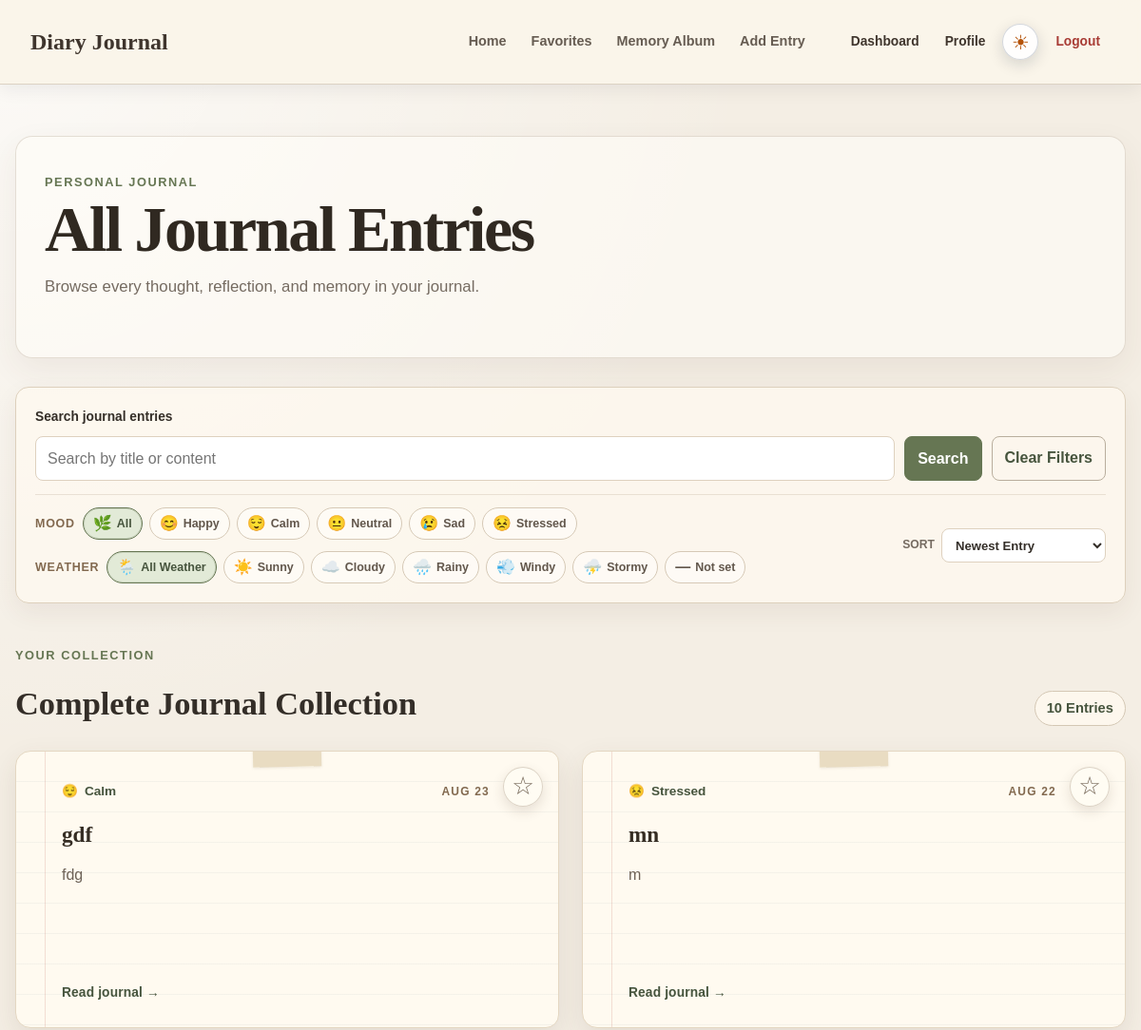
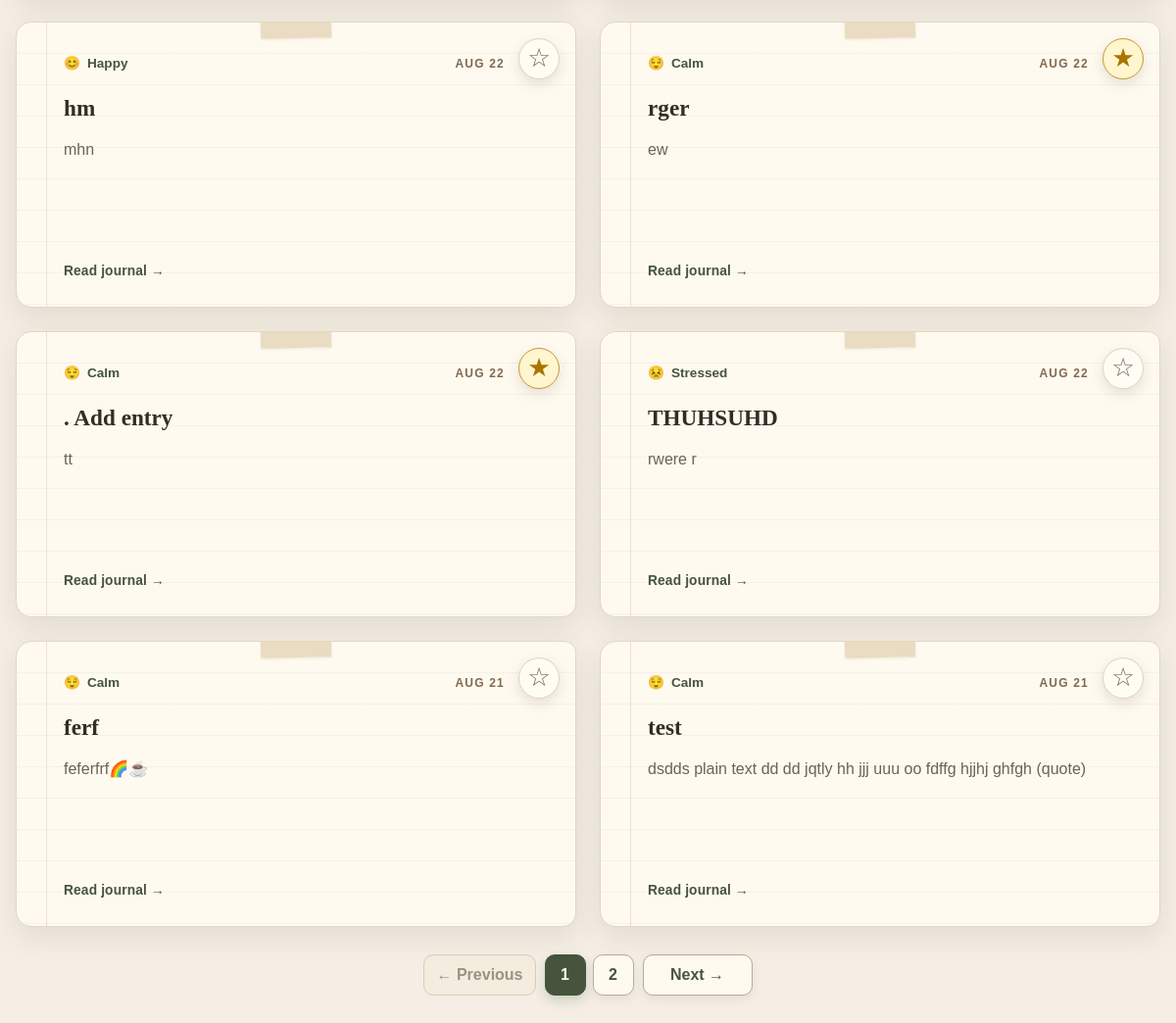
Page /modules/diary/all_entries.php (signed in) on the committed database (2 pictures, top to bottom).
### tables this page shows
CREATE TABLE `diary_entries` (
  `diary_id` int(11) NOT NULL,
  `user_id` int(11) NOT NULL,
  `title` varchar(150) NOT NULL,
  `content` text NOT NULL,
  `mood` varchar(30) NOT NULL,
  `weather` varchar(20) DEFAULT NULL,
  `entry_date` date NOT NULL,
  `created_at` timestamp NOT NULL DEFAULT current_timestamp(),
  `updated_at` timestamp NOT NULL DEFAULT current_timestamp() ON UPDATE current_timestamp(),
  `is_favorite` tinyint(1) NOT NULL DEFAULT 0
);

### modules/diary/all_entries.php (the view, shortened to what the rows shown need)
<?php
require_once __DIR__ . '/../../includes/session_check.php';
require_once __DIR__ . '/../../includes/shared_navbar.php';
require_once __DIR__ . '/../../config/database.php';
require_once __DIR__ . '/diary_model.php';
require_once __DIR__ . '/diary_content.php';
require_once __DIR__ . '/diary_navigation.php';
$entries = getDiaryEntriesForUser($conn, $logged_in_user_id);
$load_error = $entries === false;
$search_term = isset($_GET['search']) && is_string($_GET['search'])
    ? trim($_GET['search'])
    : '';
$search_error = diaryNavigationTextLength($search_term) > diaryNavigationSearchMaxLength()
    ? 'Search keyword must be 100 characters or fewer.'
    : '';
$validated_search_term = $search_error === '' ? $search_term : '';
$allowed_mood_filters = array('Happy', 'Calm', 'Neutral', 'Sad', 'Stressed');
$requested_mood_filter = isset($_GET['mood']) && is_string($_GET['mood'])
    ? $_GET['mood']
    : '';
$mood_filter = in_array($requested_mood_filter, $allowed_mood_filters, true)
    ? $requested_mood_filter
    : '';
$allowed_weather_filters = array('Sunny', 'Cloudy', 'Rainy', 'Windy', 'Stormy', 'not-set');
$requested_weather_filter = isset($_GET['weather']) && is_string($_GET['weather'])
    ? $_GET['weather']
    : '';
$weather_filter = in_array($requested_weather_filter, $allowed_weather_filters, true)
    ? $requested_weather_filter
    : '';
$allowed_sort_values = array('newest', 'oldest', 'updated');
$requested_sort = isset($_GET['sort']) && is_string($_GET['sort'])
    ? $_GET['sort']
    : 'newest';
$sort_value = in_array($requested_sort, $allowed_sort_values, true)
    ? $requested_sort
    : 'newest';
$favorites_only = isset($_GET['favorites'])
    && is_string($_GET['favorites'])
    && $_GET['favorites'] === '1';
$requested_page = isset($_GET['page']) && is_string($_GET['page'])
    ? $_GET['page']
    : '1';
$validated_page = filter_var(
    $requested_page,
    FILTER_VALIDATE_INT,
    array('options' => array('min_range' => 1))
);
$current_page = $validated_page === false ? 1 : (int) $validated_page;
$diary_css_version = filemtime(__DIR__ . '/../../assets/css/diary.css');
function allEntriesEscape($value) {
    return htmlspecialchars((string) $value, ENT_QUOTES, 'UTF-8');
}
function allEntriesFavoriteButton($entry, $csrf_token, $return_to) {
    $is_favorite = isset($entry['is_favorite']) && (int) $entry['is_favorite'] === 1;
    $label = $is_favorite ? 'Remove from favorites' : 'Add to favorites';
    ?>
    <form class="diary-favorite-form" action="favorite_handler.php" method="post">
        <button
            class="diary-favorite-button<?php echo $is_favorite ? ' is-favorite' : ''; ?>"
            type="submit"
            aria-label="<?php echo allEntriesEscape($label); ?>"
            aria-pressed="<?php echo $is_favorite ? 'true' : 'false'; ?>"
            title="<?php echo allEntriesEscape($label); ?>"
        ><?php echo $is_favorite ? '★' : '☆'; ?></button>
    </form>
    <?php
}
function allEntriesContentPreview($content, $limit = 180) {
    $content = diaryContentToPlainText($content);
    $content = trim(preg_replace('/\s+/', ' ', $content));
    if (function_exists('mb_strlen') && function_exists('mb_substr')) {
        return mb_strlen($content, 'UTF-8') > $limit
            ? mb_substr($content, 0, $limit, 'UTF-8') . '...'
            : $content;
    }
    return strlen($content) > $limit
        ? substr($content, 0, $limit) . '...'
        : $content;
}
function allEntriesCardDate($entry_date) {
    $entry_date = (string) $entry_date;
    $date = DateTime::createFromFormat('!Y-m-d', $entry_date);
    return $date && $date->format('Y-m-d') === $entry_date
        ? strtoupper($date->format('M d'))
        : $entry_date;
}
function allEntriesMoodEmoji($mood) {
    $icons = array(
        'Happy' => '😊',
        'Calm' => '😌',
        'Neutral' => '😐',
        'Sad' => '😢',
        'Stressed' => '😣'
    );
    return isset($icons[$mood]) ? $icons[$mood] : '📝';
}
$filtered_entries = $entries;
$filters_active = $validated_search_term !== '' || $mood_filter !== '' || $weather_filter !== '' || $favorites_only;
usort($filtered_entries, function ($first_entry, $second_entry) use ($sort_value) {
    $first_entry_date = isset($first_entry['entry_date']) ? (string) $first_entry['entry_date'] : '';
    $second_entry_date = isset($second_entry['entry_date']) ? (string) $second_entry['entry_date'] : '';
    $first_created_at = isset($first_entry['created_at']) ? (string) $first_entry['created_at'] : '';
    $second_created_at = isset($second_entry['created_at']) ? (string) $second_entry['created_at'] : '';
    if ($sort_value === 'updated') {
        $first_updated_at = isset($first_entry['updated_at']) ? (string) $first_entry['updated_at'] : '';
        $second_updated_at = isset($second_entry['updated_at']) ? (string) $second_entry['updated_at'] : '';
        $updated_comparison = strcmp($second_updated_at, $first_updated_at);
        if ($updated_comparison !== 0) {
            return $updated_comparison;
        }
        $date_comparison = strcmp($second_entry_date, $first_entry_date);
        return $date_comparison !== 0
            ? $date_comparison
            : strcmp($second_created_at, $first_created_at);
    }
    if ($sort_value === 'oldest') {
        $date_comparison = strcmp($first_entry_date, $second_entry_date);
        return $date_comparison !== 0
            ? $date_comparison
            : strcmp($first_created_at, $second_created_at);
    }
    $date_comparison = strcmp($second_entry_date, $first_entry_date);
    return $date_comparison !== 0
        ? $date_comparison
        : strcmp($second_created_at, $first_created_at);
});
$result_count = count($filtered_entries);
$entries_per_page = 8;
$total_pages = max(1, (int) ceil($result_count / $entries_per_page));
$page_offset = ($current_page - 1) * $entries_per_page;
$page_entries = array_slice($filtered_entries, $page_offset, $entries_per_page);
$all_entries_navigation_parameters = array();
$all_entries_context = diaryNavigationBuildReturnTo(
    'all_entries.php',
    $all_entries_navigation_parameters,
    'diary-filters'
);
?>
<!DOCTYPE html>
<html lang="en">
<head>
    <link rel="stylesheet" href="../../assets/css/theme.css">
    <link rel="stylesheet" href="../../assets/css/diary.css?v=<?php echo rawurlencode((string) $diary_css_version); ?>">
</head>
<body class="diary-page diary-home-page diary-all-entries-page">
    <main class="diary-container">
        <section class="diary-home-hero diary-all-entries-hero">
            <header class="diary-list-header">
                <div class="diary-title-group">
                    <h1>All Journal Entries</h1>
                </div>
            </header>
        </section>
        <?php if ($load_error): ?>
            <div class="diary-alert diary-alert-error" role="alert">
                Your journal entries could not be loaded right now. Please try again later.
            </div>
        <?php else: ?>
            <section
                class="diary-library"
                aria-labelledby="all-entries-heading"
                data-diary-result-count="<?php echo allEntriesEscape($result_count); ?>"
                data-diary-current-page="<?php echo allEntriesEscape($current_page); ?>"
                data-diary-total-pages="<?php echo allEntriesEscape($total_pages); ?>"
                data-diary-entries-per-page="<?php echo allEntriesEscape($entries_per_page); ?>"
            >
                <div class="diary-section-heading">
                    <div>
                        <h2 id="all-entries-heading">Complete Journal Collection</h2>
                    </div>
                </div>
                <?php if (empty($filtered_entries)): ?>
                    <?php if ($filters_active): ?>
                        <section class="diary-empty-state diary-search-empty">
                            <span class="diary-empty-icon" aria-hidden="true">🔎</span>
                            <h2>No journal entries found.</h2>
                            <p>Try different filters or clear them to see your complete collection.</p>
                            <a class="diary-button diary-button-secondary" href="all_entries.php#diary-filters">Clear Filters</a>
                        </section>
                    <?php else: ?>
                        <section class="diary-empty-state diary-empty-journal">
                            <span class="diary-empty-icon" aria-hidden="true">📖</span>
                            <h2>Your journal is waiting for its first story.</h2>
                            <p>Write about your day, thoughts, goals, or memories.</p>
                            <a class="diary-button diary-new-entry-button" href="add.php">Write My First Entry</a>
                        </section>
                    <?php endif; ?>
                <?php else: ?>
                    <div class="diary-entry-list">
                        <?php foreach ($page_entries as $entry): ?>
                            <article class="diary-journal-card">
                                <?php allEntriesFavoriteButton($entry, $_SESSION['diary_favorite_csrf_token'], $all_entries_context); ?>
                                <header class="diary-card-meta">
                                    <span class="diary-card-mood">
                                        <span aria-hidden="true"><?php echo allEntriesEscape(allEntriesMoodEmoji($entry['mood'])); ?></span>
                                        <?php echo allEntriesEscape($entry['mood']); ?>
                                    </span>
                                    <time datetime="<?php echo allEntriesEscape($entry['entry_date']); ?>">
                                        <?php echo allEntriesEscape(allEntriesCardDate($entry['entry_date'])); ?>
                                    </time>
                                </header>
                                <h3><a class="diary-card-link" href="<?php echo allEntriesEscape(diaryNavigationViewUrl($entry['diary_id'], $all_entries_context)); ?>"><?php echo allEntriesEscape($entry['title']); ?></a></h3>
                                <p class="diary-entry-preview">
                                    <?php echo allEntriesEscape(allEntriesContentPreview($entry['content'])); ?>
                                </p>
                                <span class="diary-card-read-cue" aria-hidden="true">Read journal →</span>
                            </article>
                        <?php endforeach; ?>
                    </div>
                <?php endif; ?>
            </section>
        <?php endif; ?>
    </main>
</body>
</html>

### rows in the picture
diary_entries: mood "😌", mood "Calm", entry_date "AUG 23", title "gdf", content "fdg"
diary_entries: mood "😣", mood "Stressed", entry_date "AUG 22", title "mn", content "m"
diary_entries: mood "😊", mood "Happy", entry_date "AUG 22", title "hm", content "mhn"
diary_entries: mood "😌", mood "Calm", entry_date "AUG 22", title "rger", content "ew"
diary_entries: mood "😌", mood "Calm", entry_date "AUG 22", title ". Add entry", content "tt"
diary_entries: mood "😣", mood "Stressed", entry_date "AUG 22", title "THUHSUHD", content "rwere r"
diary_entries: mood "😌", mood "Calm", entry_date "AUG 21", title "ferf", content "feferfrf🌈☕"
diary_entries: mood "😌", mood "Calm", entry_date "AUG 21", title "test", content "dsdds plain text dd dd jqtly hh jjj uuu oo fdffg hjjhj ghfgh (quote)"

### other values in the picture
sharedNavbarEscape($details['label']) "Diary Journal"
sharedNavbarEscape($link['label']) "Home"
sharedNavbarEscape($link['label']) "Favorites"
sharedNavbarEscape($link['label']) "Memory Album"
sharedNavbarEscape($link['label']) "Add Entry"
allEntriesEscape($mood_option['emoji']) "🌿"
allEntriesEscape($mood_option['label']) "All"
allEntriesEscape($mood_option['emoji']) "😊"
allEntriesEscape($mood_option['label']) "Happy"
allEntriesEscape($mood_option['emoji']) "😌"
allEntriesEscape($mood_option['label']) "Calm"
allEntriesEscape($mood_option['emoji']) "😐"
allEntriesEscape($mood_option['label']) "Neutral"
allEntriesEscape($mood_option['emoji']) "😢"
allEntriesEscape($mood_option['label']) "Sad"
